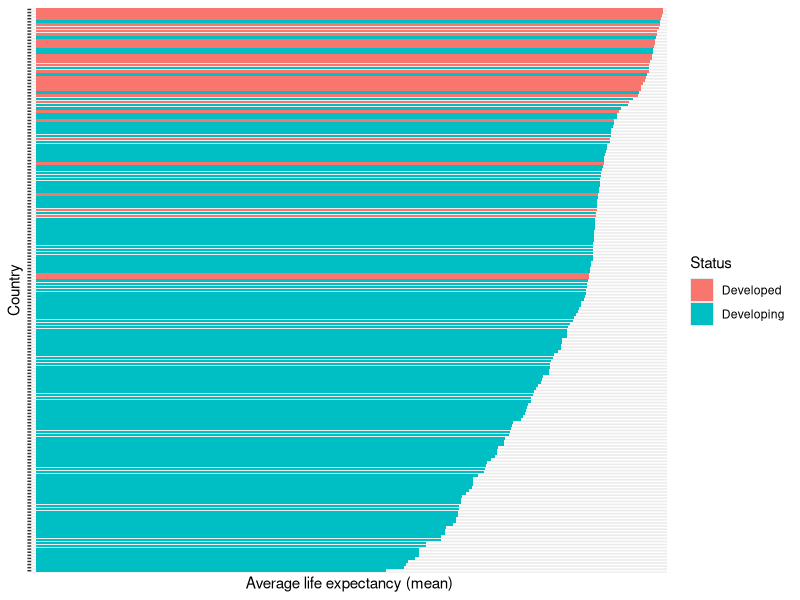

R code for this plot:
#Author: Javid Nuriyev
library("tidyverse")
library("ggplot2")

data <- read.csv("../data/Life Expectancy Data.csv") %>%
  group_by(Country) %>%
  filter(!is.na(Life.expectancy)) %>%
  summarise(Country, Status, avg=mean(Life.expectancy)) %>%
  slice_head() %>%
  arrange(desc(avg))

plot <- ggplot(data, aes(x=reorder(Country, avg), y=avg, fill=Status)) +
  geom_bar(stat = "identity") +
  coord_flip() +
  theme(axis.title.y=element_text(), axis.text.y=element_blank()) +
  scale_y_discrete("Average life expectancy (mean)") +
  scale_x_discrete("Country")

print(plot)


# This plot shows average life expectancy of each country dividing them by 
# developed and developing countries. We can observe that developing countries 
# have lower life expectancy than developed countries. It gives us an 
# understanding that life expectancy is depend on country’s status. 
# After this point, we can further explore what variables affect country’s status,
# and find a relationship between those variables and life expectancy.
